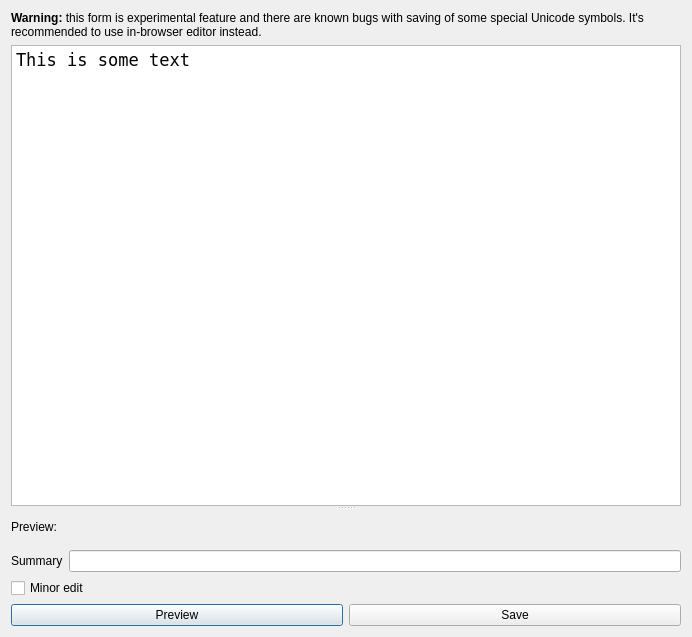
<?xml version="1.0" encoding="UTF-8"?>
<ui version="4.0">
 <class>EditForm</class>
 <widget class="QDialog" name="EditForm">
  <property name="geometry">
   <rect>
    <x>0</x>
    <y>0</y>
    <width>692</width>
    <height>637</height>
   </rect>
  </property>
  <property name="windowTitle">
   <string>Dialog</string>
  </property>
  <layout class="QVBoxLayout" name="verticalLayout">
   <item>
    <widget class="QLabel" name="label_4">
     <property name="sizePolicy">
      <sizepolicy hsizetype="Expanding" vsizetype="Preferred">
       <horstretch>0</horstretch>
       <verstretch>0</verstretch>
      </sizepolicy>
     </property>
     <property name="text">
      <string>&lt;html&gt;&lt;head/&gt;&lt;body&gt;&lt;p&gt;&lt;img src=&quot;:/huggle/pictures/Resources/warning_icon_micro.png&quot;/&gt;&lt;span style=&quot; font-weight:600;&quot;&gt;Warning:&lt;/span&gt; this form is experimental feature and there are known bugs with saving of some special Unicode symbols. It's recommended to use in-browser editor instead.&lt;/p&gt;&lt;/body&gt;&lt;/html&gt;</string>
     </property>
     <property name="alignment">
      <set>Qt::AlignLeading|Qt::AlignLeft|Qt::AlignTop</set>
     </property>
     <property name="wordWrap">
      <bool>true</bool>
     </property>
    </widget>
   </item>
   <item>
    <widget class="QSplitter" name="splitter">
     <property name="orientation">
      <enum>Qt::Vertical</enum>
     </property>
     <widget class="QTextEdit" name="textEdit">
      <property name="minimumSize">
       <size>
        <width>0</width>
        <height>20</height>
       </size>
      </property>
      <property name="font">
       <font>
        <family>Andale Mono</family>
       </font>
      </property>
      <property name="html">
       <string>&lt;!DOCTYPE HTML PUBLIC &quot;-//W3C//DTD HTML 4.0//EN&quot; &quot;http://www.w3.org/TR/REC-html40/strict.dtd&quot;&gt;
&lt;html&gt;&lt;head&gt;&lt;meta name=&quot;qrichtext&quot; content=&quot;1&quot; /&gt;&lt;style type=&quot;text/css&quot;&gt;
p, li { white-space: pre-wrap; }
&lt;/style&gt;&lt;/head&gt;&lt;body style=&quot; font-family:'Andale Mono'; font-size:13pt; font-weight:400; font-style:normal;&quot;&gt;
&lt;p style=&quot; margin-top:0px; margin-bottom:0px; margin-left:0px; margin-right:0px; -qt-block-indent:0; text-indent:0px;&quot;&gt;This is some text&lt;/p&gt;&lt;/body&gt;&lt;/html&gt;</string>
      </property>
      <property name="acceptRichText">
       <bool>false</bool>
      </property>
     </widget>
     <widget class="QWidget" name="layoutWidget">
      <layout class="QVBoxLayout" name="verticalLayout_2">
       <item>
        <widget class="QLabel" name="label_2">
         <property name="sizePolicy">
          <sizepolicy hsizetype="Preferred" vsizetype="Minimum">
           <horstretch>0</horstretch>
           <verstretch>0</verstretch>
          </sizepolicy>
         </property>
         <property name="text">
          <string>&lt;html&gt;&lt;head/&gt;&lt;body&gt;&lt;p&gt;Preview:&lt;/p&gt;&lt;/body&gt;&lt;/html&gt;</string>
         </property>
        </widget>
       </item>
      </layout>
     </widget>
    </widget>
   </item>
   <item>
    <layout class="QHBoxLayout" name="horizontalLayout">
     <item>
      <widget class="QLabel" name="label">
       <property name="text">
        <string>Summary</string>
       </property>
      </widget>
     </item>
     <item>
      <widget class="QLineEdit" name="lineEdit"/>
     </item>
    </layout>
   </item>
   <item>
    <widget class="QCheckBox" name="checkBox">
     <property name="text">
      <string>Minor edit</string>
     </property>
    </widget>
   </item>
   <item>
    <layout class="QHBoxLayout" name="horizontalLayout_2">
     <item>
      <widget class="QPushButton" name="pushButton">
       <property name="text">
        <string>Preview</string>
       </property>
      </widget>
     </item>
     <item>
      <widget class="QPushButton" name="pushButton_2">
       <property name="text">
        <string>Save</string>
       </property>
      </widget>
     </item>
    </layout>
   </item>
  </layout>
 </widget>
 <resources/>
 <connections/>
</ui>
